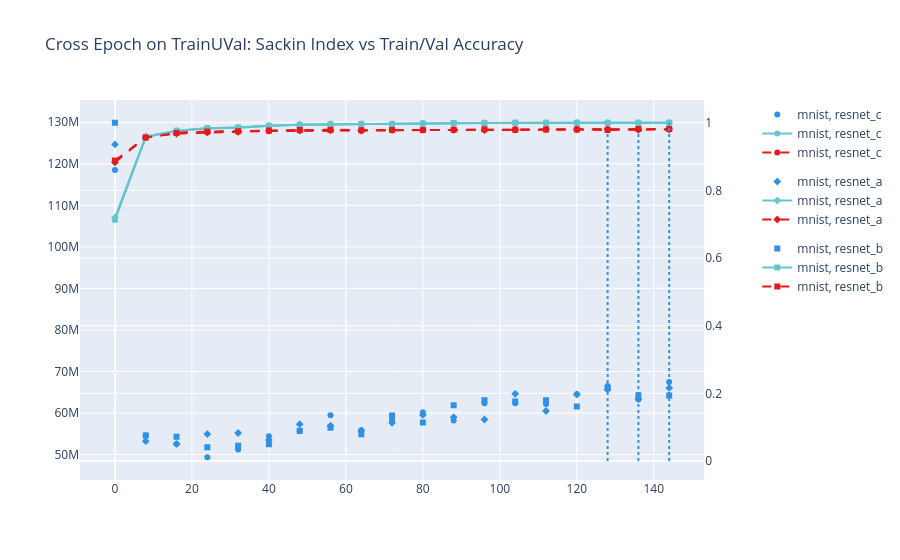

Source (notebook cell):
### Code cell
# epoch_trainUval = pd.concat([epoch_data[(epoch_data['split'] == 'trainUval')], epoch_data_better[(epoch_data_better['split'] == 'trainUval')]])
epoch_trainUval = pd.concat([data[(data['split'] == 'trainUval')]])
epoch_trainUval = epoch_trainUval.sort_values(by='epoch')

fig = make_subplots(specs=[[{"secondary_y": True}]], )

sackin_scatter_trainUval = px.scatter(epoch_trainUval, x='epoch', y='sackin_index', color="dataset", color_discrete_sequence=color_seq, symbol="model")
train_acc_trainUval = px.line(epoch_trainUval, x='epoch', y='train_acc', color="dataset", color_discrete_sequence=color_seq_train, symbol="model")
val_acc_trainUval = px.line(epoch_trainUval, x='epoch', y='val_acc', color="dataset", color_discrete_sequence=color_seq_val, symbol="model", line_dash_sequence=['dash'])

for i in range(len(tuple(sackin_scatter_trainUval.data))):
	# get dataset, model out of the trace
	dataset, model = str(sackin_scatter_trainUval.data[i]['name']).split(", ")
    
	all_epochs = epoch_trainUval[(epoch_trainUval['dataset'] == dataset) & (epoch_trainUval['model'] == model)]
	# find the epoch where val acc is maximum
	best_epoch = all_epochs.sort_values(by='val_acc', ascending=False).iloc[0]['epoch']

	fig.add_trace(
		sackin_scatter_trainUval.data[i],
		secondary_y=False,
	)

	# fig.update_yaxes(type="log", secondary_y=False)

	fig.add_trace(
		train_acc_trainUval.data[i],
		secondary_y=True,
	)
 
	fig.add_trace(
		val_acc_trainUval.data[i],
		secondary_y=True,
	)
 
	# add a vertical line at best epoch
	fig.add_trace(go.Scatter(x=[best_epoch, best_epoch], y=[0, 1], mode="lines", line=dict(color=sackin_scatter_trainUval.data[i]['marker']['color'], dash="dot"), legendgroup=sackin_scatter_trainUval.data[i]['name'], showlegend=False), secondary_y=True)

# set title
fig.update_layout(
	title_text="Cross Epoch on TrainUVal: Sackin Index vs Train/Val Accuracy"
)
fig.show()

### Figure 1 — Plotly figure (JSON) as saved in the notebook; plotly's stock layout.template omitted (floating-point values rounded to 4 significant figures)
{"data": [{"hovertemplate": "dataset=mnist<br>model=resnet_c<br>epoch=%{x}<br>sackin_index=%{y}<extra></extra>", "legendgroup": "mnist, resnet_c", "marker": {"color": "#2E91E5", "symbol": "circle"}, "mode": "markers", "name": "mnist, resnet_c", "orientation": "v", "showlegend": true, "type": "scatter", "x": [0, 8, 16, 24, 32, 40, 48, 56, 64, 72, 80, 88, 96, 104, 112, 120, 128, 136, 144], "xaxis": "x", "y": [118500000.0, 54640000.0, 52570000.0, 49360000.0, 51220000.0, 54390000.0, 55620000.0, 59470000.0, 55860000.0, 58510000.0, 60200000.0, 58180000.0, 62330000.0, 62370000.0, 62190000.0, 64490000.0, 66530000.0, 63320000.0, 67470000.0], "yaxis": "y"}, {"hovertemplate": "dataset=mnist<br>model=resnet_c<br>epoch=%{x}<br>train_acc=%{y}<extra></extra>", "legendgroup": "mnist, resnet_c", "line": {"color": "rgb(102, 197, 204)", "dash": "solid"}, "marker": {"symbol": "circle"}, "mode": "lines+markers", "name": "mnist, resnet_c", "orientation": "v", "showlegend": true, "type": "scatter", "x": [0, 8, 16, 24, 32, 40, 48, 56, 64, 72, 80, 88, 96, 104, 112, 120, 128, 136, 144], "xaxis": "x", "y": [0.7127, 0.9582, 0.9753, 0.9832, 0.9856, 0.9911, 0.9941, 0.9954, 0.9962, 0.9961, 0.9979, 0.9987, 0.999, 0.9996, 0.9995, 0.9995, 0.9997, 0.9997, 0.9996], "yaxis": "y2"}, {"hovertemplate": "dataset=mnist<br>model=resnet_c<br>epoch=%{x}<br>val_acc=%{y}<extra></extra>", "legendgroup": "mnist, resnet_c", "line": {"color": "rgb(228,26,28)", "dash": "dash"}, "marker": {"symbol": "circle"}, "mode": "lines+markers", "name": "mnist, resnet_c", "orientation": "v", "showlegend": true, "type": "scatter", "x": [0, 8, 16, 24, 32, 40, 48, 56, 64, 72, 80, 88, 96, 104, 112, 120, 128, 136, 144], "xaxis": "x", "y": [0.8864, 0.9556, 0.9712, 0.9716, 0.974, 0.9751, 0.9759, 0.9784, 0.9772, 0.9776, 0.9786, 0.979, 0.9792, 0.9787, 0.9805, 0.9804, 0.9804, 0.9817, 0.9799], "yaxis": "y2"}, {"legendgroup": "mnist, resnet_c", "line": {"color": "#2E91E5", "dash": "dot"}, "mode": "lines", "showlegend": false, "type": "scatter", "x": [136, 136], "xaxis": "x", "y": [0, 1], "yaxis": "y2"}, {"hovertemplate": "dataset=mnist<br>model=resnet_a<br>epoch=%{x}<br>sackin_index=%{y}<extra></extra>", "legendgroup": "mnist, resnet_a", "marker": {"color": "#2E91E5", "symbol": "diamond"}, "mode": "markers", "name": "mnist, resnet_a", "orientation": "v", "showlegend": true, "type": "scatter", "x": [0, 8, 16, 24, 32, 40, 48, 56, 64, 72, 80, 88, 96, 104, 112, 120, 128, 136, 144], "xaxis": "x", "y": [124700000.0, 53240000.0, 52570000.0, 54950000.0, 55190000.0, 53530000.0, 57330000.0, 56940000.0, 55740000.0, 57660000.0, 59560000.0, 58980000.0, 58440000.0, 64630000.0, 60490000.0, 64490000.0, 65690000.0, 63350000.0, 66040000.0], "yaxis": "y"}, {"hovertemplate": "dataset=mnist<br>model=resnet_a<br>epoch=%{x}<br>train_acc=%{y}<extra></extra>", "legendgroup": "mnist, resnet_a", "line": {"color": "rgb(102, 197, 204)", "dash": "solid"}, "marker": {"symbol": "diamond"}, "mode": "lines+markers", "name": "mnist, resnet_a", "orientation": "v", "showlegend": true, "type": "scatter", "x": [0, 8, 16, 24, 32, 40, 48, 56, 64, 72, 80, 88, 96, 104, 112, 120, 128, 136, 144], "xaxis": "x", "y": [0.7193, 0.9589, 0.976, 0.9827, 0.9849, 0.9913, 0.9941, 0.9953, 0.9967, 0.996, 0.9982, 0.9986, 0.999, 0.9993, 0.9996, 0.9996, 0.9997, 0.9996, 0.9998], "yaxis": "y2"}, {"hovertemplate": "dataset=mnist<br>model=resnet_a<br>epoch=%{x}<br>val_acc=%{y}<extra></extra>", "legendgroup": "mnist, resnet_a", "line": {"color": "rgb(228,26,28)", "dash": "dash"}, "marker": {"symbol": "diamond"}, "mode": "lines+markers", "name": "mnist, resnet_a", "orientation": "v", "showlegend": true, "type": "scatter", "x": [0, 8, 16, 24, 32, 40, 48, 56, 64, 72, 80, 88, 96, 104, 112, 120, 128, 136, 144], "xaxis": "x", "y": [0.883, 0.957, 0.9675, 0.9713, 0.9733, 0.9765, 0.9771, 0.9775, 0.9767, 0.9787, 0.979, 0.9787, 0.9783, 0.9795, 0.9805, 0.9801, 0.981, 0.9786, 0.9804], "yaxis": "y2"}, {"legendgroup": "mnist, resnet_a", "line": {"color": "#2E91E5", "dash": "dot"}, "mode": "lines", "showlegend": false, "type": "scatter", "x": [128, 128], "xaxis": "x", "y": [0, 1], "yaxis": "y2"}, {"hovertemplate": "dataset=mnist<br>model=resnet_b<br>epoch=%{x}<br>sackin_index=%{y}<extra></extra>", "legendgroup": "mnist, resnet_b", "marker": {"color": "#2E91E5", "symbol": "square"}, "mode": "markers", "name": "mnist, resnet_b", "orientation": "v", "showlegend": true, "type": "scatter", "x": [0, 8, 16, 24, 32, 40, 48, 56, 64, 72, 80, 88, 96, 104, 112, 120, 128, 136, 144], "xaxis": "x", "y": [129900000.0, 54590000.0, 54290000.0, 51740000.0, 52110000.0, 52510000.0, 55710000.0, 56440000.0, 54900000.0, 59400000.0, 57720000.0, 61850000.0, 63100000.0, 62770000.0, 63080000.0, 61560000.0, 66000000.0, 64310000.0, 64210000.0], "yaxis": "y"}, {"hovertemplate": "dataset=mnist<br>model=resnet_b<br>epoch=%{x}<br>train_acc=%{y}<extra></extra>", "legendgroup": "mnist, resnet_b", "line": {"color": "rgb(102, 197, 204)", "dash": "solid"}, "marker": {"symbol": "square"}, "mode": "lines+markers", "name": "mnist, resnet_b", "orientation": "v", "showlegend": true, "type": "scatter", "x": [0, 8, 16, 24, 32, 40, 48, 56, 64, 72, 80, 88, 96, 104, 112, 120, 128, 136, 144], "xaxis": "x", "y": [0.7148, 0.9579, 0.9763, 0.9834, 0.9855, 0.9912, 0.9941, 0.9957, 0.9959, 0.9959, 0.9976, 0.9987, 0.9991, 0.9995, 0.9996, 0.9997, 0.9998, 0.9998, 0.9997], "yaxis": "y2"}, {"hovertemplate": "dataset=mnist<br>model=resnet_b<br>epoch=%{x}<br>val_acc=%{y}<extra></extra>", "legendgroup": "mnist, resnet_b", "line": {"color": "rgb(228,26,28)", "dash": "dash"}, "marker": {"symbol": "square"}, "mode": "lines+markers", "name": "mnist, resnet_b", "orientation": "v", "showlegend": true, "type": "scatter", "x": [0, 8, 16, 24, 32, 40, 48, 56, 64, 72, 80, 88, 96, 104, 112, 120, 128, 136, 144], "xaxis": "x", "y": [0.8879, 0.9562, 0.9694, 0.9741, 0.9749, 0.9766, 0.9781, 0.9795, 0.9777, 0.9782, 0.9787, 0.9792, 0.9804, 0.9788, 0.9799, 0.9797, 0.9783, 0.9812, 0.9813], "yaxis": "y2"}, {"legendgroup": "mnist, resnet_b", "line": {"color": "#2E91E5", "dash": "dot"}, "mode": "lines", "showlegend": false, "type": "scatter", "x": [144, 144], "xaxis": "x", "y": [0, 1], "yaxis": "y2"}], "layout": {"title": {"text": "Cross Epoch on TrainUVal: Sackin Index vs Train/Val Accuracy"}, "xaxis": {"anchor": "y", "domain": [0, 0.94]}, "yaxis": {"anchor": "x", "domain": [0, 1]}, "yaxis2": {"anchor": "x", "overlaying": "y", "side": "right"}}}
